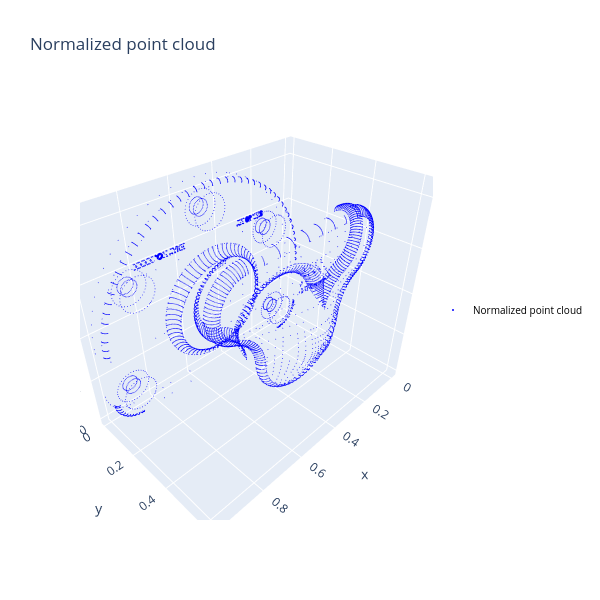

The code cell stored with this chart in its notebook:
### Markdown cell above
- Normalize poind cloud

### Code cell
# Find the overall min and max point (per axis)
min_vals = pcd1_np.min(axis=0)
max_vals = pcd1_np.max(axis=0)

# Compute range - min/max
rangee = max_vals - min_vals
max_range = np.max(rangee)  # Use the largest side to scale uniformly

# Normalize to [0, 1] based on full range
normalized_points = (pcd1_np - min_vals) / max_range

# Optional: center to [-0.5, 0.5]
#centered_points = normalized_points - 0.5 * (extent / max_range)

# Update the point cloud
pcd_scaled=o3d.geometry.PointCloud() #pcd object
pcd_scaled.points = o3d.utility.Vector3dVector(normalized_points) # assign points to pcd_scaled 
pcd_scaled_np=np.asarray(pcd_scaled.points) # (9843, 3) # convert pcd_scaled to np

# Visualize
#o3d.visualization.draw_plotly([pcd_scaled])

trace = go.Scatter3d(
    x=pcd_scaled_np[:, 0], y=pcd_scaled_np[:, 1], z=pcd_scaled_np[:, 2],
    mode='markers',
    marker=dict(size=0.5, color='blue'),
    name='Normalized point cloud',
    showlegend=True
)


fig = go.Figure(data=[trace])
fig.update_layout(
                    title="Normalized point cloud ",
                    scene=dict(aspectmode='data'), # keeps aspect ration fit to data
                    width=600,   # Set desired width
                    height=600,  # Set desired height
                    legend=dict(
                                x=1, #x=0,1 - left, right
                                y=0.5, #y=0,1 - bottom, top
                                bgcolor='rgba(255,255,255,0.7)',
                                #bordercolor='black',
                                #borderwidth=0.5
                                font=dict(
                                          size=10,
                                          color='black'  
                                        )
                                )

                )
fig.show()

### Figure 1 — Plotly figure (JSON) as saved in the notebook; plotly's stock layout.template omitted (floating-point values rounded to 4 significant figures; data arrays with more than 128 entries replaced by an {"elided": "..."} marker saying what was removed)
{"data": [{"marker": {"color": "blue", "size": 0.5}, "mode": "markers", "name": "Normalized point cloud", "showlegend": true, "type": "scatter3d", "x": {"elided": "9843 float values"}, "y": {"elided": "9843 float values"}, "z": {"elided": "9843 float values"}}], "layout": {"height": 600, "legend": {"bgcolor": "rgba(255,255,255,0.7)", "font": {"color": "black", "size": 10}, "x": 1, "y": 0.5}, "scene": {"aspectmode": "data"}, "title": {"text": "Normalized point cloud "}, "width": 600}}
